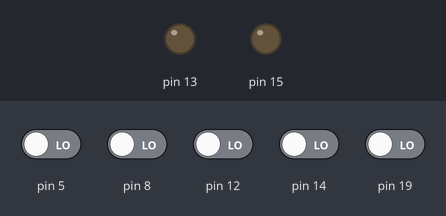
This sketch was run on a simulated Arduino Uno, built with avr-gcc and run on an emulated ATmega328P. Shown: output pins drawn as LEDs (lit = HIGH). The inputs (shaded band) are chosen by the test bench; at power-on: pin 5, pin 8, pin 12, pin 14, pin 19 LOW.

Above: at 1.2 s.
1.3 s: pin 12 driven HIGH
At 2.2 s:
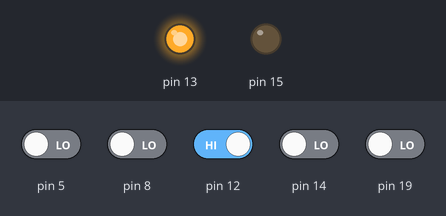
2.8 s: pin 14 driven HIGH
At 3.3 s:
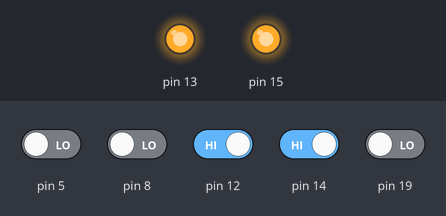
4.3 s: pin 12 driven LOW
At 5.5 s:
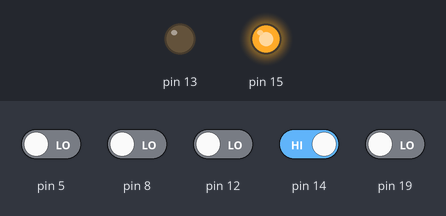
5.8 s: pin 14 driven LOW
At 6.8 s:
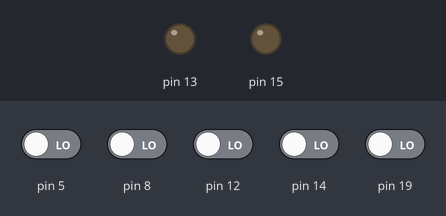
Timing chart, 0 to 8.3 s (numbered marks = the images above; inputs shaded):
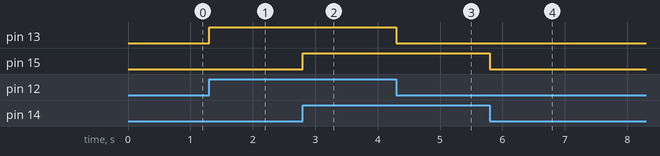

The sketch:

lab8.3.ino
```cpp
void setup() {
  DDRB = B00100000; // DDRB = 0x20; // DDRB = 32; // встановимо 13 пін Arduino (5 пін регістра B) як вихід, а інші піни як входи
  DDRC = B11000010; // пін А1 як вихід (1 пін регістра С), пін А0 як вхід (0 пін регістра С), інші піни теж як входи

  PORTC =B00000000;
}

void loop() {
  // тернарна операція, аналог if...else...
  // читаєм сигнал з 4го піна регістру В і подаємо сигнал на 5й пін регістру В
  (PINB & (1 << PB4)) != 0   ?   PORTB |= 1 << PB5   :   PORTB &= ~(1 << PB5);
  // читаєм сигнал з 0го піна регістру С і подаємо сигнал на 1й пін регістру С
  (PINC & (1 << PC0)) != 0   ?   PORTC |= 1 << PC1   :   PORTC &= ~(1 << PC1);


  //порт B
  (PINB & (1 << PB0)) != 0   ?   PORTB |= 1 << PB1   :   PORTB &= ~(1 << PB1);

  //порт C
  (PINC & (1 << PC5)) != 0   ?   PORTC |= 1 << PC4   :   PORTC &= ~(1 << PC4);

  //порт D
  (PIND & (1 << PD5)) != 0   ?   PORTD |= 1 << PD6   :   PORTD &= ~(1 << PD6);
}
```

Measured:
- after the input at 1.3 s, pin 13: LOW → HIGH at once
- after the input at 2.8 s, pin 15: LOW → HIGH at once
- after the input at 4.3 s, pin 13: HIGH → LOW at once
- after the input at 5.8 s, pin 15: HIGH → LOW at once
